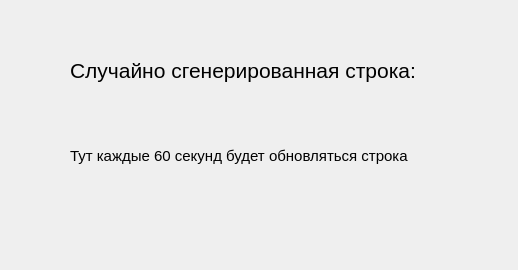
<?xml version="1.0" encoding="UTF-8"?>
<ui version="4.0">
 <class>MainWindow</class>
 <widget class="QMainWindow" name="MainWindow">
  <property name="geometry">
   <rect>
    <x>0</x>
    <y>0</y>
    <width>518</width>
    <height>270</height>
   </rect>
  </property>
  <property name="windowTitle">
   <string>MainWindow</string>
  </property>
  <widget class="QWidget" name="centralwidget">
   <widget class="QLabel" name="label">
    <property name="geometry">
     <rect>
      <x>70</x>
      <y>40</y>
      <width>441</width>
      <height>61</height>
     </rect>
    </property>
    <property name="font">
     <font>
      <pointsize>16</pointsize>
     </font>
    </property>
    <property name="text">
     <string>Случайно сгенерированная строка:</string>
    </property>
   </widget>
   <widget class="QLabel" name="randoms">
    <property name="geometry">
     <rect>
      <x>70</x>
      <y>140</y>
      <width>411</width>
      <height>31</height>
     </rect>
    </property>
    <property name="font">
     <font>
      <pointsize>11</pointsize>
     </font>
    </property>
    <property name="text">
     <string>Тут каждые 60 секунд будет обновляться строка</string>
    </property>
   </widget>
  </widget>
 </widget>
 <resources/>
 <connections/>
</ui>
